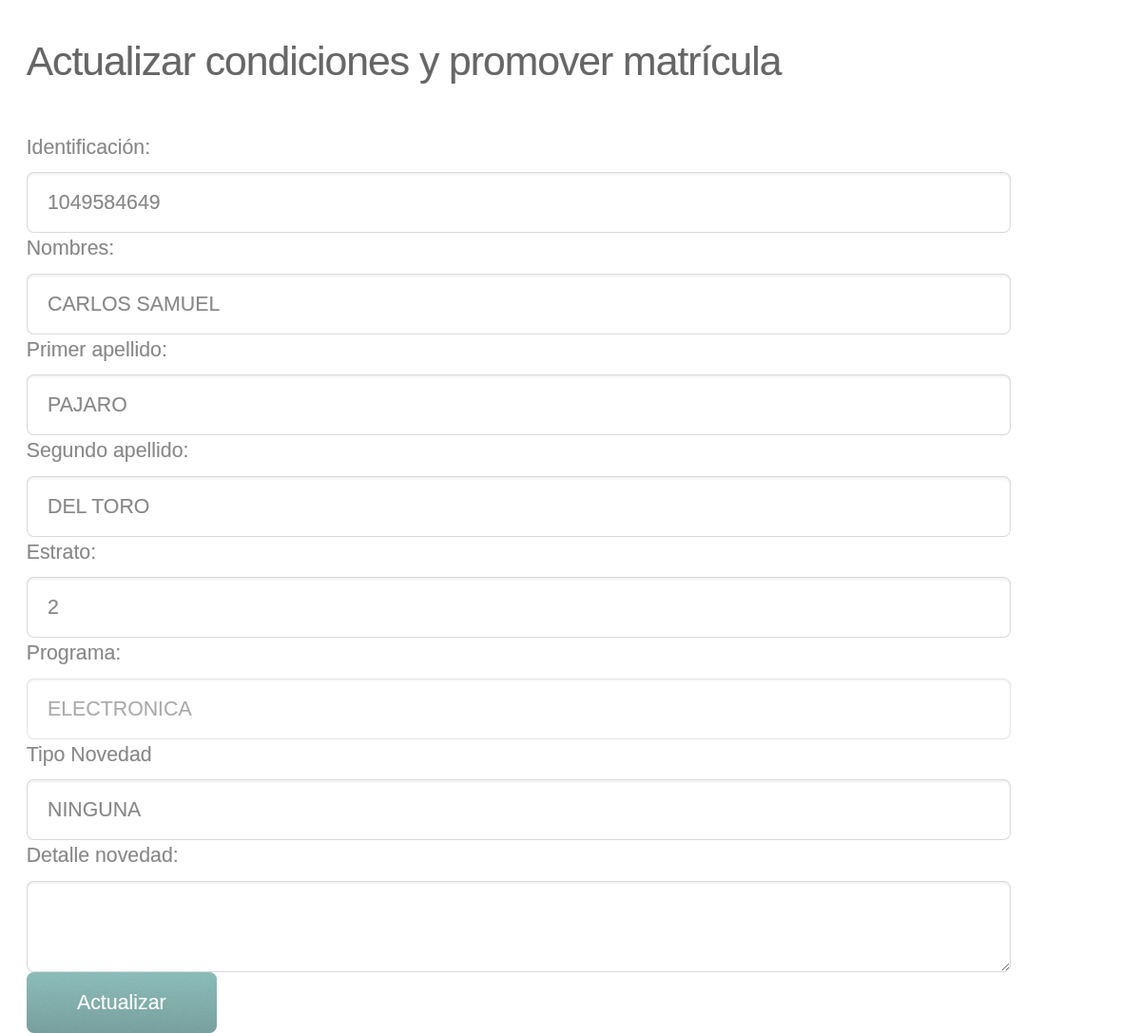
Before: /view_old_student.php?per_id=1049584649 with the older database file.
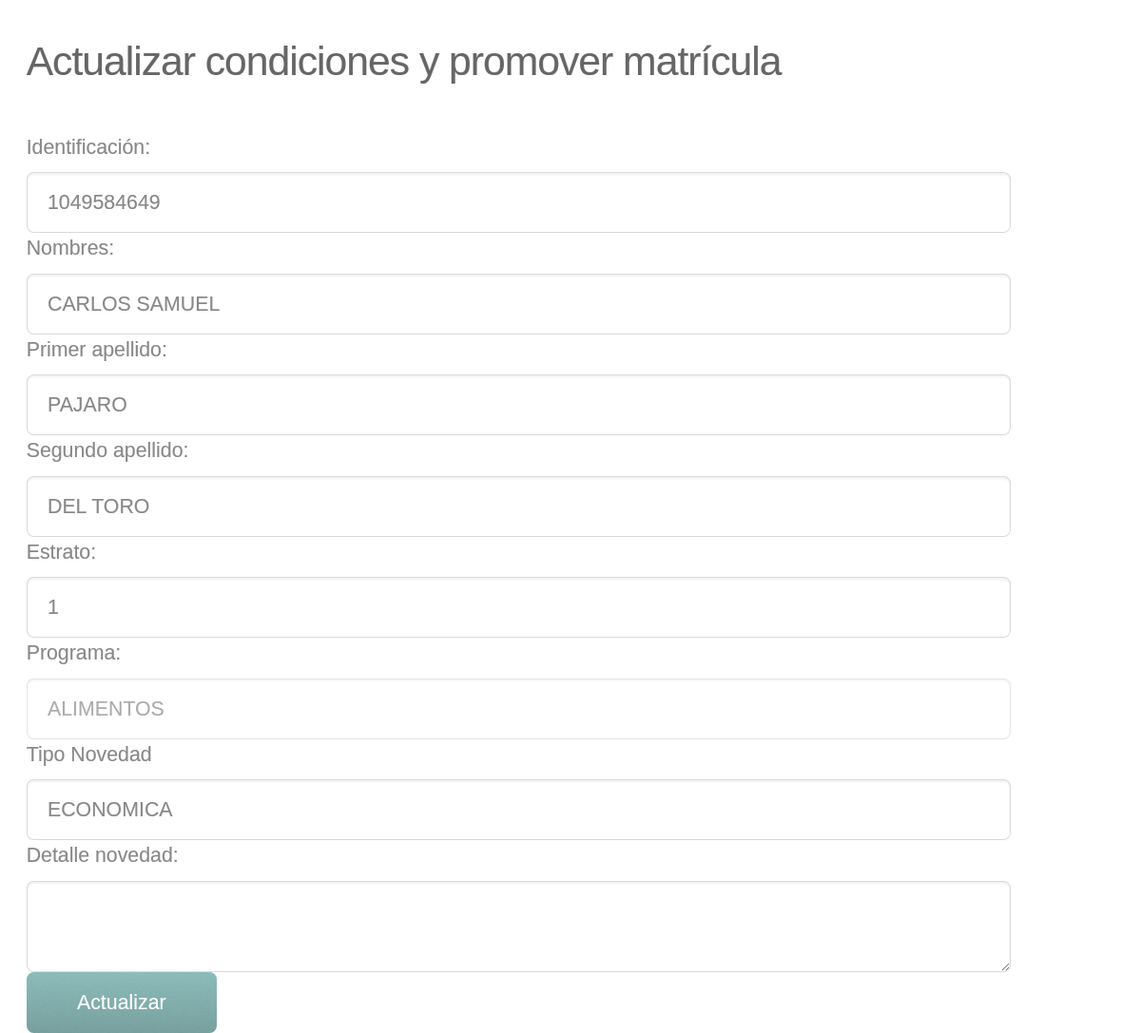
After: the same page with the newer database file.
### tables this page shows
CREATE TABLE IF NOT EXISTS `personas` (
  `per_codigo` int(12) NOT NULL AUTO_INCREMENT,
  `per_id` varchar(12) NOT NULL DEFAULT '',
  `per_nombres` varchar(50) DEFAULT NULL,
  `per_apellido1` varchar(40) DEFAULT NULL,
  `per_apellido2` varchar(40) DEFAULT NULL,
  `per_estrato` tinyint(1) DEFAULT NULL,
  PRIMARY KEY (`per_codigo`)
);

### class/ManejoDatos.php (called while the page is built, shortened)
<?php
require('ConectorBD.php');
class ManejoDatos {
    private $adminDB;
    private $DB;
    public function ManejoDatos() {
        $this->DB = "matriculas_ai";
        $this->adminDB = new ConectorBD();
    }
    public function ejecutarConsultaX($query) {
        $resultset = $this->adminDB->realizar_consulta($query, $this->DB);
        return $resultset;
    }
    public function extraerListas($lista) {
        $query = "";
        switch ($lista) {
            case 1:
                $query = "SELECT * FROM programas;";
                break;
            case 2:
                $query = "SELECT * FROM novedades_tipo;";
                break;
        }
        $resulSet = $this->adminDB->realizar_consulta($query, $this->DB);
        $arreglo = null;
        $i = 0;
        while ($row = $this->comprobarContenido($resulSet)) {
            switch ($lista) {
                case 1:
                    $arreglo[$i]["id"] = $row["prog_codigo"];
                    $arreglo[$i]["nombre"] = $row["prog_nombre"];
                    break;
                case 2:
                    $arreglo[$i]["id"] = $row["nov_codigo"];
                    $arreglo[$i]["nombre"] = $row["nov_tipo"];
                    break;
            }
            $i++;
        }
        $this->adminDB->cerrar_conexion();
        return $arreglo;
    }
    public function comprobarContenido($resulset) {
        $this->adminDB->conectar_servidor($this->DB);
        return $this->adminDB->revisar_contenido($resulset);
    }
    public function cerrarConexion() {
        $this->adminDB->cerrar_conexion();
    }
}

### class/ConectorBD.php (called while the page is built, shortened)
<?php
	class ConectorBD{
		private $conexion;
		public function conectar_servidor($BD){
                    $this->conexion= mysqli_connect("127.0.0.1", "root", "", $BD);
                    return $this->conexion;
		}
		public function realizar_consulta($consulta, $BD){
                    return mysqli_query($this->conexion, $consulta);
		}
                public function revisar_contenido($param) {
                    try {
                        return mysqli_fetch_assoc($param);
                    } catch (mysqli_sql_exception $ex) {
                        return null;
                    }
                }
	}
?>

### view_old_student.php (the view, shortened to what the changed rows need)
<?php
include 'class/ManejoDatos.php';
$command = new ManejoDatos();
    $nombre = "";
    $apellido1 = "";
    $apellido2 = "";
    $estrato = "";
    $programa = "";
    $codigo_novedad = "";
try {
    $query = "SELECT * "
            . "FROM personas AS p1, matriculas AS m1, novedades_reg AS n1 "
            . "WHERE p1.per_id = " . $_GET['per_id'] . " "
            . "AND p1.per_codigo = m1.mat_estudiante "
            . "AND m1.mat_estudiante = n1.novr_est ";
    $registro = $command->ejecutarConsultaX($query);
    while ($row = $command->comprobarContenido($registro)) {
        $nombre = $row['per_nombres'];
        $apellido1 = $row['per_apellido1'];
        $apellido2 = $row['per_apellido2'];
        $estrato = $row['per_estrato'];
        $programa = $row['mat_programa'];
        $codigo_novedad = $row['novr_codigo'];
    }
?>
<!DOCTYPE HTML>
<html>
    <head>
    </head>
    <body >
        <div id="status" style="display: none;"> </div><br />
        <div class="main">
            <div class="row" style="align-content: center;">
                <div class="container">
                    <header>
                        <h2>Actualizar condiciones y promover matrícula</h2>
                    </header>
                    <form method="post" name="formSearch">
                        <div class="11u">
                            <label for="per_nombre" class="label">Nombres: </label>
                            <input  type="text" class="text" id="per_nombre"  value="<?php echo $nombre; ?>" disabled="disable" placeholder="Nombre" />
                        </div>
                        <div class="11u">
                            <label for="per_apellido1" class="label">Primer apellido: </label>
                            <input type="text" class="text" id="per_apellido1" value="<?php echo $apellido1; ?>" disabled="disable" placeholder="Primer apellido" />
                        </div>
                        <div class="11u">
                            <label for="per_apellido2" class="label">Segundo apellido: </label>
                            <input  type="text" class="text" id="per_apellido2" value="<?php echo $apellido2; ?>" disabled="disable" placeholder="Segundo apellido" />
                        </div>
                        <div class="11u">
                            <label for="per_estrato" class="label">Estrato: </label>
                            <input  type="text" class="text" id="per_estrato" value="<?php echo $estrato; ?>" disabled="disable"/></div>
                        <div class="11u">
                            <label for="mat_programa" class="label">Programa: </label>
                            <select class="text" id="mat_programa" disabled="disable">
                                <?php
                                $list = $command->extraerListas(1);
                                $i = 0;
                                while ($i < count($list)) {
                                    $selected = ($list[$i]["id"] == $programa) ? " selected" : " ";
                                    echo "<option value='" . $list[$i]["id"] . "' " . $selected . ">" . $list[$i]["nombre"] . "</option>";
                                    $i++;
                                }
                                ?>
                            </select>
                        </div>
                        <div class="11u">
                            <label for="nov_codigo" class="label">Tipo Novedad </label>
                            <select class="text" id="nov_codigo">
                                <?php
                                $list = $command->extraerListas(2);
                                $i = 0;
                                while ($i < count($list)) {
                                    $selected = ($list[$i]["id"] == $codigo_novedad) ? " selected" : " ";
                                    echo "<option value='" . $list[$i]["id"] . "' " . $selected . ">" . $list[$i]["nombre"] . "</option>";
                                    $i++;
                                }
                                ?>
                            </select>
                        </div>
                    </form>
                </div>
            </div>
    </body>
</html>
<?php
} catch (Exception $exc) {
    echo "Este documento no se encuentra registrado".$exc->getTraceAsString();
}
?>

Changed rows visible on the page:
changed personas "CARLOS SAMUEL": per_estrato "2" → "1"
Other visible differences:
form field value: "ELECTRONICA" → "ALIMENTOS"
form field value: "NINGUNA" → "ECONOMICA"
